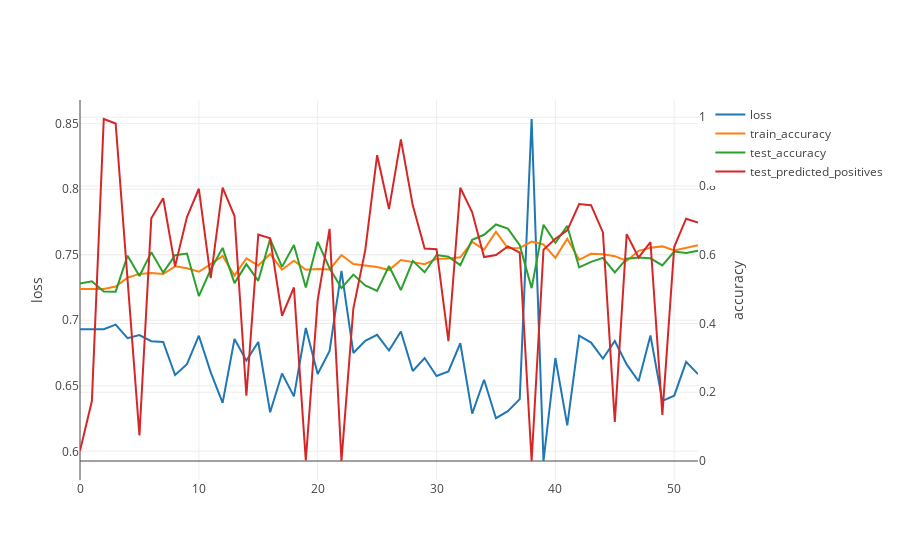
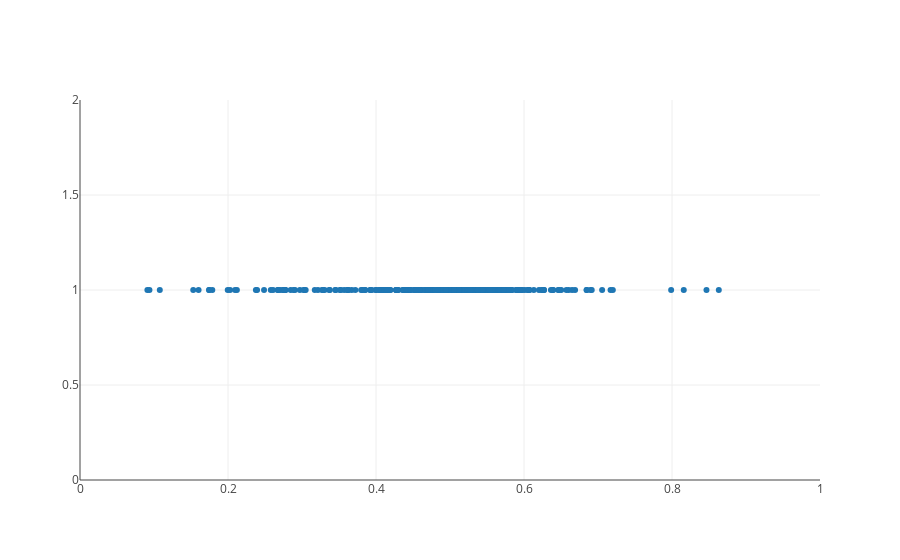

These figures' notebook cell, in order:
### Code cell
for epoch in list(range(50, 100)):
    correct = 0
    num_positive_returns = 0
    predicted_positive_returns = 0
    num_observations = 0
    for i, (trainX, trainY) in tqdm.tqdm(enumerate(dataloader_train), total=len(dataset_train) // BATCH_SIZE):
        trainX, trainY = Variable(trainX).cuda(), Variable(trainY).cuda()
        outputs = lstm(trainX)
        correct += torch.max(outputs.data, 1)[1].eq(torch.max(trainY.data, 1)[1]).sum()
        optimizer.zero_grad()
        loss = loss_fn(outputs, trainY)
        loss.backward()
        optimizer.step()
        predicted_positive_returns += torch.max(outputs.data, 1)[1].sum()
        num_positive_returns += trainY[:, [1]].sum()
        num_observations += len(trainY)

    accuracies.append(correct / len(dataloader_train.dataset))
    losses.append(loss.cpu().data[0])
    num_positive_returns = num_positive_returns.cpu().data[0]

    clear_output(True)
    print(f'epoch {epoch + 1}/{NUM_EPOCHS}')
    print(f'actual positive returns {num_positive_returns}/{num_observations}: {num_positive_returns/num_observations}')
    print(f'predicted positive_returns {predicted_positive_returns}/{num_observations}: {predicted_positive_returns/num_observations}')
    
    correct = 0
    num_positive_returns = 0
    predicted_positive_returns = 0
    num_observations = 0
    for i, (testX, testY) in tqdm.tqdm(enumerate(dataloader_test), total=len(dataset_test) // BATCH_SIZE):
        testX, testY = Variable(testX).cuda(), Variable(testY).cuda()
        outputs = lstm(testX)
        predicted_labels = torch.max(outputs.data, 1)[1]
        correct += predicted_labels.cpu().eq(testY.cpu().data[:, [1]].view(-1).long()).sum()
        predicted_positive_returns += torch.max(outputs.data, 1)[1].sum()
        num_positive_returns += testY[:, [1]].sum()

    loss = loss_fn(outputs, trainY)
    accuracy = correct / len(dataloader_test.dataset)
    test_accuracies.append(accuracy)
    num_positive_returns = num_positive_returns.cpu().data[0]
    test_predicted_positives.append(predicted_positive_returns/len(dataloader_test.dataset))
    
    print(f'loss: {loss.data[0]}, accuracy: {accuracy}')
    print(f'actual positive returns {num_positive_returns}/{len(dataloader_test.dataset)}: {num_positive_returns/len(dataloader_test.dataset)}')
    print(f'predicted positive_returns {predicted_positive_returns}/{len(dataloader_test.dataset)}: {predicted_positive_returns/len(dataloader_test.dataset)}')
    
    plotly.iplot(go.Figure(data=[go.Scatter(x=list(range(len(losses))), y=losses, name='loss'),
                                 go.Scatter(x=list(range(len(accuracies))), y=accuracies, name='train_accuracy', yaxis='y2'),
                                 go.Scatter(x=list(range(len(test_accuracies))), y=test_accuracies, name='test_accuracy', yaxis='y2'),
                                 go.Scatter(x=list(range(len(test_predicted_positives))), y=test_predicted_positives, name='test_predicted_positives', yaxis='y2')],
                           layout=go.Layout(yaxis={'title': 'loss'}, yaxis2={'title': 'accuracy', 'overlaying': 'y', 'side': 'right'})))
    _ = plotly.plot(go.Figure(data=[go.Scatter(x=list(range(len(losses))), y=losses, name='loss'),
                                    go.Scatter(x=list(range(len(accuracies))), y=accuracies, name='train_accuracy', yaxis='y2'),
                                    go.Scatter(x=list(range(len(test_accuracies))), y=test_accuracies, name='test_accuracy', yaxis='y2'),
                                    go.Scatter(x=list(range(len(test_predicted_positives))), y=test_predicted_positives, name='test_predicted_positives', yaxis='y2')],
                              layout=go.Layout(yaxis={'title': 'loss'}, yaxis2={'title': 'accuracy', 'overlaying': 'y', 'side': 'right'})),
               filename=f'models/training/training{epoch}.html')
    
    df = pd.DataFrame(outputs.data.cpu().numpy()).assign(p1=lambda x: x[1] / (x[0] + x[1])).assign(y=1).sample(n=500)
    plotly.iplot(go.Figure(data=[go.Scatter(x=df.p1, y=df.y, mode='markers')],
                           layout=go.Layout(xaxis=dict(range=[0, 1]), yaxis=dict(range=[0, 2]))))
    _ = plotly.plot(go.Figure(data=[go.Scatter(x=df.p1, y=df.y, mode='markers')],
                              layout=go.Layout(xaxis=dict(range=[0, 1]), yaxis=dict(range=[0, 2]))),
                    filename=f'models/predictions/scatter{epoch}.html')

    torch.save(lstm.state_dict(), f'models/model{epoch}.pt')

### Figure 1 — Plotly figure (JSON) as saved in the notebook; plotly's stock layout.template omitted (floating-point values rounded to 4 significant figures)
{"data": [{"name": "loss", "type": "scatter", "uid": "7c385f", "x": [0, 1, 2, 3, 4, 5, 6, 7, 8, 9, 10, 11, 12, 13, 14, 15, 16, 17, 18, 19, 20, 21, 22, 23, 24, 25, 26, 27, 28, 29, 30, 31, 32, 33, 34, 35, 36, 37, 38, 39, 40, 41, 42, 43, 44, 45, 46, 47, 48, 49, 50, 51, 52], "y": [0.6932, 0.6931, 0.6932, 0.6967, 0.6863, 0.6887, 0.684, 0.6834, 0.6582, 0.6664, 0.6882, 0.6602, 0.6369, 0.6857, 0.6692, 0.6834, 0.6298, 0.6594, 0.6419, 0.6941, 0.6589, 0.6766, 0.7377, 0.675, 0.6843, 0.6889, 0.6769, 0.6915, 0.6613, 0.6711, 0.6575, 0.6609, 0.6824, 0.6288, 0.6546, 0.6253, 0.6307, 0.6398, 0.8536, 0.5926, 0.6712, 0.6197, 0.6883, 0.683, 0.6708, 0.6842, 0.6663, 0.6535, 0.6884, 0.6384, 0.6424, 0.6683, 0.6589]}, {"name": "train_accuracy", "type": "scatter", "uid": "620aec", "x": [0, 1, 2, 3, 4, 5, 6, 7, 8, 9, 10, 11, 12, 13, 14, 15, 16, 17, 18, 19, 20, 21, 22, 23, 24, 25, 26, 27, 28, 29, 30, 31, 32, 33, 34, 35, 36, 37, 38, 39, 40, 41, 42, 43, 44, 45, 46, 47, 48, 49, 50, 51, 52], "y": [0.5003, 0.4997, 0.5004, 0.5075, 0.5335, 0.5443, 0.5472, 0.5441, 0.5662, 0.5607, 0.5504, 0.5729, 0.5963, 0.5393, 0.5897, 0.5687, 0.602, 0.5564, 0.5824, 0.5563, 0.5582, 0.5571, 0.5991, 0.5728, 0.5692, 0.5644, 0.5554, 0.5845, 0.5785, 0.5725, 0.5881, 0.5891, 0.5926, 0.6375, 0.6149, 0.667, 0.6188, 0.62, 0.6385, 0.6298, 0.5911, 0.6467, 0.5853, 0.6025, 0.6015, 0.5958, 0.5819, 0.6115, 0.6203, 0.6243, 0.6124, 0.6197, 0.6276], "yaxis": "y2"}, {"name": "test_accuracy", "type": "scatter", "uid": "e7bd5b", "x": [0, 1, 2, 3, 4, 5, 6, 7, 8, 9, 10, 11, 12, 13, 14, 15, 16, 17, 18, 19, 20, 21, 22, 23, 24, 25, 26, 27, 28, 29, 30, 31, 32, 33, 34, 35, 36, 37, 38, 39, 40, 41, 42, 43, 44, 45, 46, 47, 48, 49, 50, 51, 52], "y": [0.516, 0.5227, 0.4931, 0.4926, 0.5974, 0.5381, 0.607, 0.5479, 0.5984, 0.6033, 0.4797, 0.5571, 0.62, 0.5175, 0.5726, 0.5241, 0.6456, 0.5647, 0.6281, 0.5044, 0.6375, 0.5606, 0.503, 0.5423, 0.5107, 0.4946, 0.5671, 0.4974, 0.5822, 0.549, 0.5993, 0.5942, 0.5698, 0.6433, 0.6581, 0.688, 0.6758, 0.6278, 0.5029, 0.6871, 0.6346, 0.6839, 0.563, 0.5794, 0.5909, 0.5484, 0.5885, 0.5918, 0.5897, 0.5689, 0.6091, 0.605, 0.6114], "yaxis": "y2"}, {"name": "test_predicted_positives", "type": "scatter", "uid": "bd71a8", "x": [0, 1, 2, 3, 4, 5, 6, 7, 8, 9, 10, 11, 12, 13, 14, 15, 16, 17, 18, 19, 20, 21, 22, 23, 24, 25, 26, 27, 28, 29, 30, 31, 32, 33, 34, 35, 36, 37, 38, 39, 40, 41, 42, 43, 44, 45, 46, 47, 48, 49, 50, 51, 52], "y": [0.02998, 0.1743, 0.9949, 0.9819, 0.5287, 0.07443, 0.7059, 0.7643, 0.5662, 0.7096, 0.7919, 0.5322, 0.7951, 0.7127, 0.1899, 0.6585, 0.648, 0.4225, 0.5047, 0.001928, 0.468, 0.6752, 0.0001981, 0.4431, 0.6128, 0.8896, 0.7329, 0.9358, 0.7437, 0.618, 0.6163, 0.3484, 0.7949, 0.7236, 0.5934, 0.5992, 0.6241, 0.6062, 1.905e-06, 0.6148, 0.6468, 0.671, 0.7474, 0.7443, 0.6648, 0.1137, 0.6599, 0.5918, 0.6369, 0.1344, 0.623, 0.7048, 0.6934], "yaxis": "y2"}], "layout": {"autosize": true, "xaxis": {"autorange": true, "range": [0, 52], "type": "linear"}, "yaxis": {"autorange": true, "range": [0.5781, 0.8681], "title": "loss", "type": "linear"}, "yaxis2": {"autorange": true, "overlaying": "y", "range": [-0.05527, 1.05], "side": "right", "title": "accuracy", "type": "linear"}}}

### Figure 2 — Plotly figure (JSON) as saved in the notebook; plotly's stock layout.template omitted (floating-point values rounded to 4 significant figures; data arrays with more than 128 entries replaced by an {"elided": "..."} marker saying what was removed)
{"data": [{"mode": "markers", "type": "scatter", "uid": "e391b1", "x": {"elided": "500 float values"}, "y": {"elided": "500 int values"}}], "layout": {"autosize": true, "dragmode": "zoom", "xaxis": {"range": [0, 1], "type": "linear"}, "yaxis": {"range": [0, 2], "type": "linear"}}}
